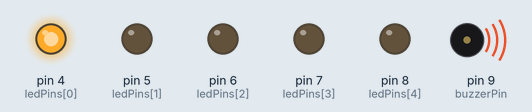
Simulated run of this sketch. Board: Arduino Uno, built with avr-gcc and run on an emulated ATmega328P. Parts: output pins drawn as LEDs (lit = HIGH), buzzer (waves = sounding).

Above: at 0.05 s.
At 0.35 s:
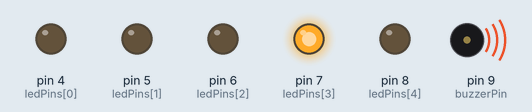
At 0.75 s:
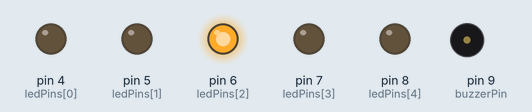
At 1.45 s:
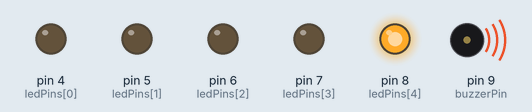
At 2.15 s:
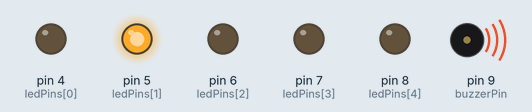
At 2.85 s:
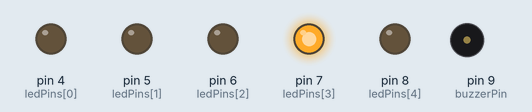
Timing chart, 0 to 3.1 s (numbered marks = the images above):
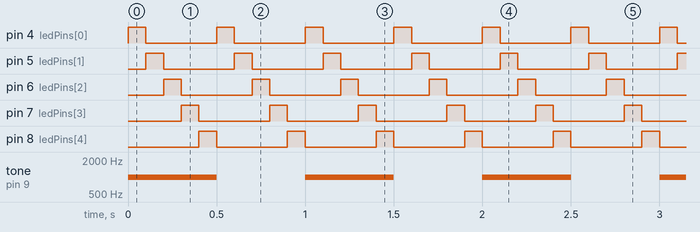

The sketch:

test_alarm.ino
```cpp
// test_alarm.ino
// Tests the 5-LED chaser animation and piezo buzzer for 5 seconds on startup

const int ledPins[] = {4, 5, 6, 7, 8};
const int buzzerPin = 9;
const int numLeds = 5;

unsigned long startTime;

void setup() {
  for (int i = 0; i < numLeds; i++) {
    pinMode(ledPins[i], OUTPUT);
  }
  pinMode(buzzerPin, OUTPUT);

  // Record startup time
  startTime = millis();
}

void loop() {
  unsigned long currentMillis = millis();

  // Run the test for 5000 milliseconds (5 seconds)
  if (currentMillis - startTime < 5000) {
    // 5-LED Chaser animation
    int chaserSpeed = 100; // ms per LED
    int activeLed = (currentMillis / chaserSpeed) % numLeds;

    for (int i = 0; i < numLeds; i++) {
      digitalWrite(ledPins[i], i == activeLed ? HIGH : LOW);
    }

    // Buzzer pattern
    if ((currentMillis / 500) % 2 == 0) {
      tone(buzzerPin, 1000); // 1000 Hz tone
    } else {
      noTone(buzzerPin);
    }
  } else {
    // Test is over, turn everything off
    for (int i = 0; i < numLeds; i++) {
      digitalWrite(ledPins[i], LOW);
    }
    noTone(buzzerPin);
  }
}
```

Measured:
- by itself, tone on pin 9 (buzzerPin): alternates 1000 Hz for 0.50 s and silent for 0.50 s, 10 changes in all, then stays silent
- by itself, pin 4 (ledPins[0]), pin 5 (ledPins[1]), pin 6 (ledPins[2]), pin 7 (ledPins[3]), pin 8 (ledPins[4]): alternates HIGH for 0.10 s and LOW for 0.40 s, 20 changes in all, then stays LOW
